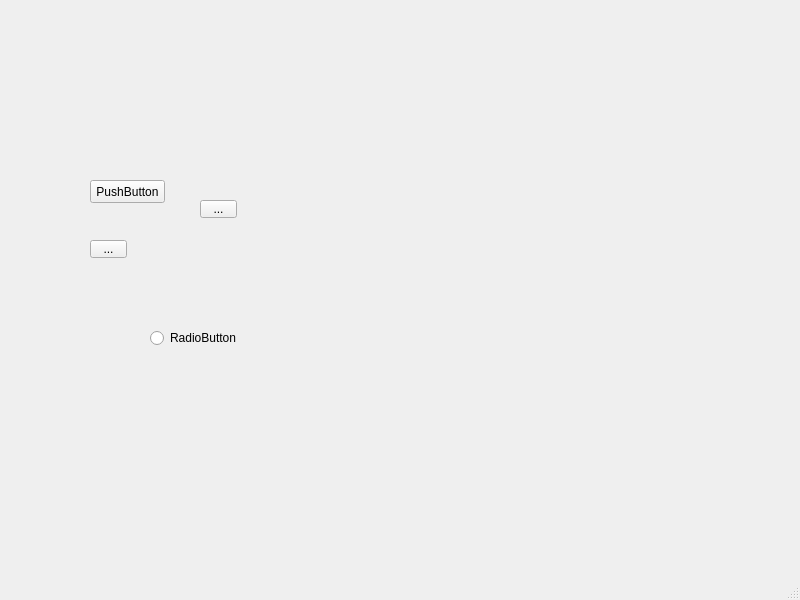
<?xml version="1.0" encoding="UTF-8"?>
<ui version="4.0">
 <class>MainWindow</class>
 <widget class="QMainWindow" name="MainWindow">
  <property name="geometry">
   <rect>
    <x>0</x>
    <y>0</y>
    <width>800</width>
    <height>600</height>
   </rect>
  </property>
  <property name="windowTitle">
   <string>MainWindow</string>
  </property>
  <widget class="QWidget" name="centralwidget">
   <widget class="QToolButton" name="toolButton">
    <property name="geometry">
     <rect>
      <x>200</x>
      <y>200</y>
      <width>37</width>
      <height>18</height>
     </rect>
    </property>
    <property name="text">
     <string>...</string>
    </property>
   </widget>
   <widget class="QPushButton" name="pushButton">
    <property name="geometry">
     <rect>
      <x>90</x>
      <y>180</y>
      <width>75</width>
      <height>23</height>
     </rect>
    </property>
    <property name="text">
     <string>PushButton</string>
    </property>
   </widget>
   <widget class="QToolButton" name="toolButton_2">
    <property name="geometry">
     <rect>
      <x>90</x>
      <y>240</y>
      <width>37</width>
      <height>18</height>
     </rect>
    </property>
    <property name="text">
     <string>...</string>
    </property>
   </widget>
   <widget class="QRadioButton" name="radioButton">
    <property name="geometry">
     <rect>
      <x>150</x>
      <y>330</y>
      <width>89</width>
      <height>16</height>
     </rect>
    </property>
    <property name="text">
     <string>RadioButton</string>
    </property>
   </widget>
  </widget>
  <widget class="QMenuBar" name="menubar">
   <property name="geometry">
    <rect>
     <x>0</x>
     <y>0</y>
     <width>800</width>
     <height>23</height>
    </rect>
   </property>
  </widget>
  <widget class="QStatusBar" name="statusbar"/>
 </widget>
 <resources/>
 <connections/>
</ui>
